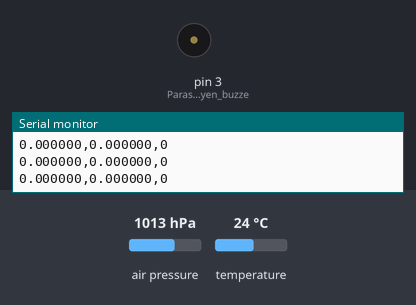
Recording of a sketch running on a simulated Arduino Uno, built with avr-gcc and run on an emulated ATmega328P. On the bench: buzzer (waves = sounding, pin HIGH), the last lines printed to the serial monitor. Inputs (shaded band) come from the test bench; at power-on: air pressure 1013 hPa, temperature 24 °C. Storage starts empty.

Above: at 1.2 s.
1.3 s: air pressure set to 1025 hPa
At 1.7 s:
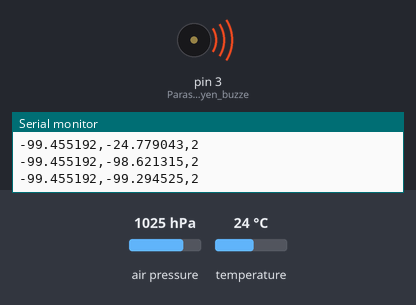
Timing chart, 0 to 4.3 s (numbered marks = the images above; inputs shaded):
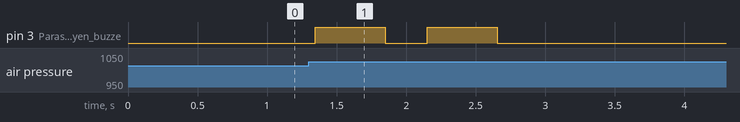

Measured:
- after the input at 1.3 s, pin 3 (Parasutu_simgeleyen_buzze): alternates HIGH for 0.50 s and LOW for 0.30 s, 4 changes in all, then stays LOW, starting after 0.05 s

The sketch:

rocket.ino.ino
```cpp
#include <SimpleKalmanFilter.h>
#include <SFE_BMP180.h>
#include <math.h>
#include <SPI.h>
#include <SD.h>

class Parasut{
  public:
    long baslangicZamani;
    int otmeSayisi;
    int otmeSuresi;
    int beklemeSuresi;

    Parasut(int otmeSayi, int otmeSure, int beklemeSure) {
      this->baslangicZamani=0;
      this->otmeSayisi=otmeSayi;
      this->otmeSuresi=otmeSure;
      this->beklemeSuresi=beklemeSure;
    }

    void start(){
      digitalWrite(3,HIGH);
      baslangicZamani=millis();
    }

    void update(){
      if(millis()>otmeSayisi*otmeSuresi+(otmeSayisi-1)*beklemeSuresi+baslangicZamani||baslangicZamani==0){
        digitalWrite(3,LOW);
      }
      else if((millis()-baslangicZamani)%(otmeSuresi+beklemeSuresi)<otmeSuresi){
        digitalWrite(3,HIGH);
      }
      else{
        digitalWrite(3,LOW);
      }
    }
};

SimpleKalmanFilter filtre(1,1,0.1); // Kalman filtresi
SFE_BMP180 barometre; //Barometre
File dosya;
Parasut para1(1,1000,0);
Parasut para2(2,500,300);
int durum = 0;

const long YINELEME_HIZI = 100; //Seri haberleşme yenileme hızı
long yinelemeZamani;
long zilZamani=0; // Zil kaç milisaniyedir ötüyor
float baslangicBasinci;
float maksIrtifa;
float eskiIrtifa;
bool azaliyor=0; // Irtifa azaliyor mu?
bool zil=0; // Zil ottu mu?
bool parasut=0; // Parasut açildl mi?

double basincOku() {
  double sicaklik, basinc;
  delay(barometre.startTemperature());
  barometre.getTemperature(sicaklik);
  delay(barometre.startPressure(3));
  barometre.getPressure(basinc,sicaklik);
  return basinc;
}

void setup() {
  Serial.begin(9600);

  // Barometre baslangic
  if (!barometre.begin()) {
    Serial.println("Barometre hatası!");
    while(1); // Programı durdur.
  }
  baslangicBasinci = basincOku();

  // SD kart baslangic
  Serial.print("SD kart baslatiliyor...");
  if (!SD.begin(4)) {
    Serial.println("Baslangic basarisiz!");
    //while (1);
  }
  else {
    Serial.println("Baslangic basarili.");
  }

  pinMode(3,OUTPUT); // Parasutu simgeleyen buzzer
}

void loop() {
  float basinc = basincOku();
  float irtifa = barometre.altitude(basinc,baslangicBasinci);
  float filtreliIrtifa = filtre.updateEstimate(irtifa);
  maksIrtifa= (filtreliIrtifa<maksIrtifa) ? maksIrtifa : filtreliIrtifa;

  para1.update();
  para2.update();

  if(!zil&&azaliyor&&filtreliIrtifa<maksIrtifa-1){
    para1.start();
    zil=1;
    durum=1;
    }

  if(!parasut&&zil&&filtreliIrtifa<4.0) {
    para2.start();
    parasut=1;
    durum=2;
    }

  if(filtreliIrtifa<eskiIrtifa) {
    azaliyor=1;
    }
  else {
     azaliyor=0;
    }
  eskiIrtifa=filtreliIrtifa;

  if (millis() > yinelemeZamani) {
    dosya= SD.open("ucus.txt", FILE_WRITE);
    Serial.print(irtifa,6);
    Serial.print(",");
    Serial.print(filtreliIrtifa,6);
    Serial.print(",");
    Serial.print(durum);
    Serial.println();
    dosya.print(millis());
    dosya.print(",");
    dosya.print(irtifa,6);
    dosya.print(",");
    dosya.print(filtreliIrtifa,6);
    dosya.print(",");
    dosya.print(durum);
    dosya.println();
    yinelemeZamani=millis()+YINELEME_HIZI;
    dosya.close();
  }
}
```
